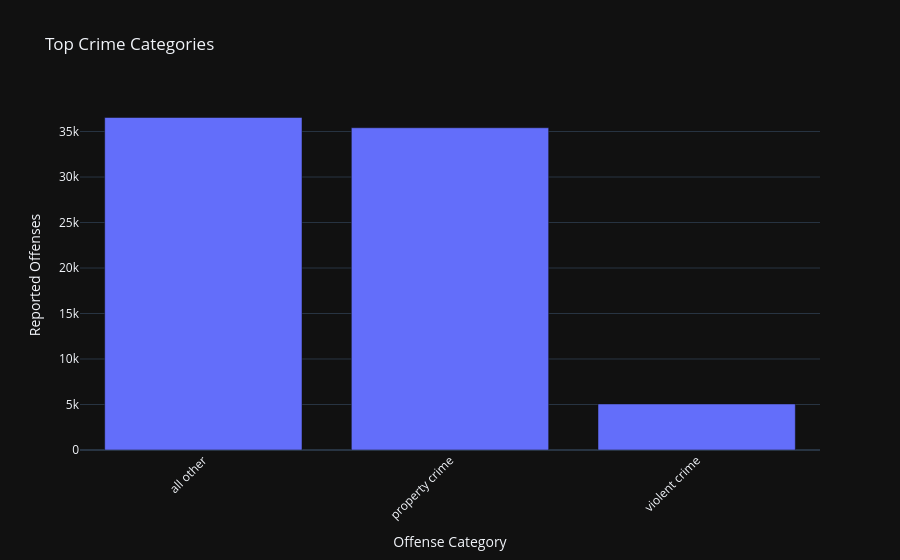

The cell this chart's notebook holds for it:
### Code cell
offense_category_summary = (
    df
    .groupby("offense_category", dropna=False)
    .agg(
        offense_count=("offense_id", "size"),
        unique_reports=("report_number", "nunique"),
    )
    .reset_index()
    .sort_values("offense_count", ascending=False)
)

offense_category_summary["offense_share_percent"] = (
    offense_category_summary["offense_count"]
    / offense_category_summary["offense_count"].sum()
    * 100
).round(2)

offense_category_summary

fig = px.bar(
    offense_category_summary.head(20),
    x="offense_category",
    y="offense_count",
    title="Top Crime Categories",
    template="plotly_dark",
)

fig.update_layout(
    xaxis_title="Offense Category",
    yaxis_title="Reported Offenses",
    xaxis_tickangle=-45,
)

fig.show()

### Figure 1 — Plotly figure (JSON) as saved in the notebook; plotly's stock layout.template omitted (floating-point values rounded to 4 significant figures)
{"data": [{"hovertemplate": "offense_category=%{x}<br>offense_count=%{y}<extra></extra>", "legendgroup": "", "marker": {"color": "#636efa", "pattern": {"shape": ""}}, "name": "", "orientation": "v", "showlegend": false, "textposition": "auto", "type": "bar", "x": ["all other", "property crime", "violent crime"], "xaxis": "x", "y": [36542, 35416, 5061], "yaxis": "y"}], "layout": {"barmode": "relative", "legend": {"tracegroupgap": 0}, "title": {"text": "Top Crime Categories"}, "xaxis": {"anchor": "y", "domain": [0, 1], "tickangle": -45, "title": {"text": "Offense Category"}}, "yaxis": {"anchor": "x", "domain": [0, 1], "title": {"text": "Reported Offenses"}}}}
